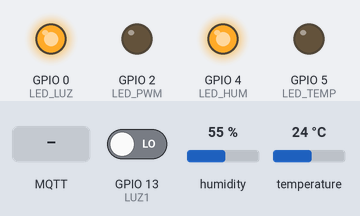
Recording of a sketch running on a simulated ESP8266 (NodeMCU). On the bench: output pins drawn as LEDs (lit = HIGH). The inputs (shaded band) are chosen by the test bench; at power-on: humidity 55 %, GPIO 13 (LUZ1) LOW, temperature 24 °C. WiFi joins after 1.5 s; servers stay silent unless stated; the local clock reads 2024-03-15 10:24:30 at power-on unless the sketch sets it; random numbers use the default seed unless the sketch sets one; no MQTT or app messages arrive unless stated; what the sketch prints to the serial monitor is not drawn.

Above: at 2.7 s.
2.8 s: humidity set to 47 %
7.8 s: humidity set to 44 %
At 12.0 s:
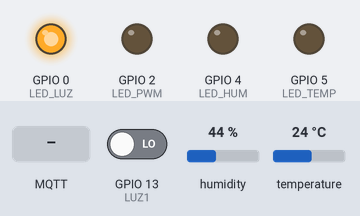
13.2 s: MQTT message "1" arrives on the first subscribed topic
At 17.4 s:
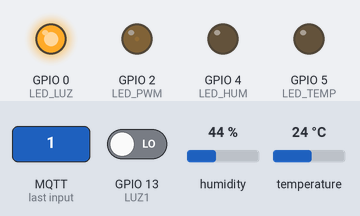
18.2 s: GPIO 13 (LUZ1) driven HIGH
At 22.1 s:
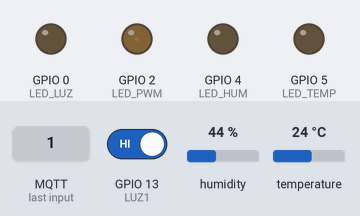
23.3 s: temperature set to 6 °C
28.1 s: temperature set to 3 °C
At 33.3 s:
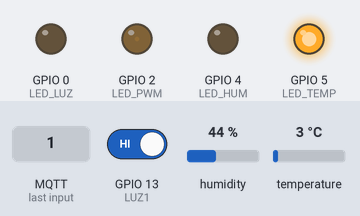
Timing chart, 0 to 34.4 s (numbered marks = the images above; inputs shaded):
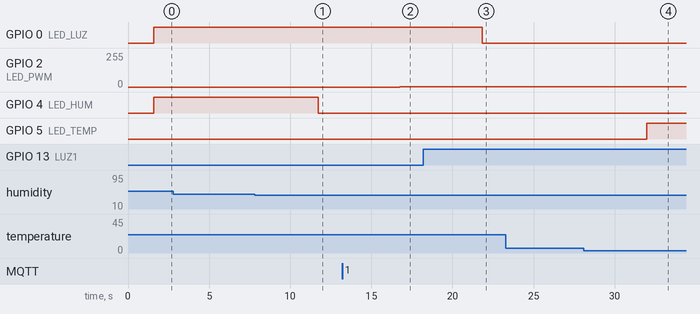

Measured:
- the behaviour switches between 46 and 45 % on humidity (found by bisection; images 0 and 1)
- the behaviour switches between 5 and 4 °C on temperature (found by bisection; images 3 and 4)
- after the input at 2.8 s, every drawn part: stays the same
- after the input at 7.8 s, GPIO 4 (LED_HUM): HIGH → LOW after 3.9 s
- after the input at 13.2 s, GPIO 2 (LED_PWM): 0/255 → 1/255 after 3.6 s
- after the input at 18.2 s, GPIO 0 (LED_LUZ): HIGH → LOW after 3.6 s
- after the input at 23.3 s, every drawn part: stays the same
- after the input at 28.1 s, GPIO 5 (LED_TEMP): LOW → HIGH after 3.9 s

The sketch:

codigo_dispositivo_fisico.ino
```cpp
#include <ESP8266WiFi.h>        // Reemplaza WiFi.h
#include <PubSubClient.h>
#include <ArduinoJson.h>
#include <time.h>
#include <DHT.h>

// --- PINES (ESP8266) ---
#define DHTPIN    12   // D6
#define DHTTYPE   DHT11
#define LUZ1      13   // D7
#define LED_TEMP   5   // D1
#define LED_HUM    4   // D2
#define LED_LUZ    0   // D3
#define LED_PWM    2   // D4 — LED de luminosidad controlable

DHT dht(DHTPIN, DHTTYPE);

// --- WI-FI ---
const char* ssid     = "julian";
const char* password = "julian123";

// --- MQTT ---
const char* mqtt_server = "broker.emqx.io";
const int   mqtt_port   = 1883;
const char* mqtt_topic  = "iot/planta";
const char* device_id   = "ESP8266";

// --- NTP ---
const char* ntpServer      = "pool.ntp.org";
const long  gmtOffset_sec  = -18000;  // UTC-5 Colombia

WiFiClient   espClient;
PubSubClient mqttClient(espClient);

// -------------------------------------------------------
void conectarWiFi() {
  Serial.print("Conectando a WiFi: ");
  Serial.println(ssid);
  WiFi.mode(WIFI_STA);
  WiFi.begin(ssid, password);

  int intentos = 0;
  while (WiFi.status() != WL_CONNECTED) {
    delay(500);
    yield();          // Alimenta el watchdog
    Serial.print(".");
    intentos++;
    if (intentos > 40) {   // 20 segundos máximo
      Serial.println("\n❌ No se pudo conectar. Reiniciando...");
      ESP.restart();
    }
  }
  Serial.println("\n✅ WiFi conectado. IP: " + WiFi.localIP().toString());
}

// -------------------------------------------------------
void conectarMQTT() {
  while (!mqttClient.connected()) {
    Serial.print("Conectando a broker MQTT...");
    String clientId = "ESP8266Client-" + String(random(0xffff), HEX);
    if (mqttClient.connect(clientId.c_str())) {
      Serial.println(" ✅ Conectado al broker");
    } else {
      Serial.print(" ❌ Falló, rc=");
      Serial.println(mqttClient.state());
      delay(3000);
    }
  }
  mqttClient.subscribe("iot/planta/control");
}

// -------------------------------------------------------
String obtenerFechaHora() {
  time_t now = time(nullptr);
  struct tm* timeinfo = localtime(&now);
  char buf[25];
  strftime(buf, sizeof(buf), "%d/%m/%Y %H:%M:%S", timeinfo);
  return String(buf);
}

// -------------------------------------------------------
String estadoTemperatura(float t) {
  if (t < 5)       return "Temperatura baja";
  else if (t <= 45) return "Temperatura adecuada";
  else return "Temperatura alta";
}

String estadoHumedad(float h) {
  if (h > 45) return "Humedad alta";
  else        return "Humedad adecuada";
}

String estadoLuz(int l1, int l2) {
  if (l1 == 1) return "Luz adecuada";
  else         return "Luz alta";
}

// -------------------------------------------------------
int generarAlertas(String eTemp, String eHum, String eLuz,
                   JsonArray& alertas) {
  int count = 0;
  if (eTemp != "Temperatura adecuada") {
    alertas.add(eTemp);
    digitalWrite(LED_TEMP, HIGH);
    count++;
  } else { digitalWrite(LED_TEMP, LOW); }

  if (eHum != "Humedad adecuada") {
    alertas.add(eHum);
    digitalWrite(LED_HUM, HIGH);
    count++;
  } else { digitalWrite(LED_HUM, LOW); }

  if (eLuz != "Luz adecuada") {
    alertas.add(eLuz);
    digitalWrite(LED_LUZ, HIGH);
    count++;
  } else { digitalWrite(LED_LUZ, LOW); }

  return count;
}

void mqttCallback(char* topic, byte* payload, unsigned int length) {
  String mensaje = "";
  for (int i = 0; i < length; i++) mensaje += (char)payload[i];

  int brillo = mensaje.toInt();
  brillo = constrain(brillo, 0, 255);
  analogWrite(LED_PWM, brillo);
  Serial.println("💡 Brillo recibido: " + String(brillo));
}

// -------------------------------------------------------
void setup() {
  Serial.begin(115200);
  dht.begin();
  analogWriteRange(255);

  pinMode(LUZ1,     INPUT);
  pinMode(LED_TEMP, OUTPUT);
  pinMode(LED_HUM,  OUTPUT);
  pinMode(LED_LUZ,  OUTPUT);
  pinMode(LED_PWM,  OUTPUT);

  conectarWiFi();

  // NTP para ESP8266
  configTime(gmtOffset_sec, 0, ntpServer);
  Serial.print("Sincronizando hora");
  while (time(nullptr) < 1000000000) {
    delay(500);
    Serial.print(".");
  }
  Serial.println(" ✅");

  mqttClient.setServer(mqtt_server, mqtt_port);
  mqttClient.setCallback(mqttCallback);
  mqttClient.setBufferSize(512);
}

// -------------------------------------------------------
void loop() {
  if (!mqttClient.connected()) conectarMQTT();
  mqttClient.loop();

  float temperatura = dht.readTemperature();
  float humedad     = dht.readHumidity();
  int   l1          = digitalRead(LUZ1);

  if (isnan(temperatura) || isnan(humedad)) {
    Serial.println("❌ Error leyendo DHT11");
    delay(2000);
    return;
  }

  String eTemp = estadoTemperatura(temperatura);
  String eHum  = estadoHumedad(humedad);
  String eLuz  = estadoLuz(l1, 0);   // Ajusta según tu lógica de luz

  StaticJsonDocument<512> doc;
  doc["device"]      = device_id;
  doc["fechaHora"]   = obtenerFechaHora();
  doc["temperatura"] = temperatura;
  doc["humedad"]     = humedad;
  doc["luz1"]        = l1;
  doc["estado_temp"] = eTemp;
  doc["estado_hum"]  = eHum;
  doc["estado_luz"]  = eLuz;

  JsonArray alertas = doc.createNestedArray("alertas");
  int numAlertas = generarAlertas(eTemp, eHum, eLuz, alertas);

  char jsonBuffer[512];
  serializeJson(doc, jsonBuffer);

  Serial.println("\n========== DATOS ==========");
  Serial.println("Device   : " + String(device_id));
  Serial.println("FechaHora: " + obtenerFechaHora());
  Serial.println("Temp     : " + String(temperatura) + " °C  → " + eTemp);
  Serial.println("Humedad  : " + String(humedad)     + " %   → " + eHum);
  Serial.println("Luz1     : " + String(l1)          + " → " + eLuz);
  Serial.println("Alertas  : " + String(numAlertas));
  Serial.println("------ JSON publicado ------");
  serializeJsonPretty(doc, Serial);
  Serial.println("\n============================");

  bool ok = mqttClient.publish(mqtt_topic, jsonBuffer);
  Serial.println(ok ? "✅ Publicado en MQTT" : "❌ Error publicando");

  delay(5000);
}
```
